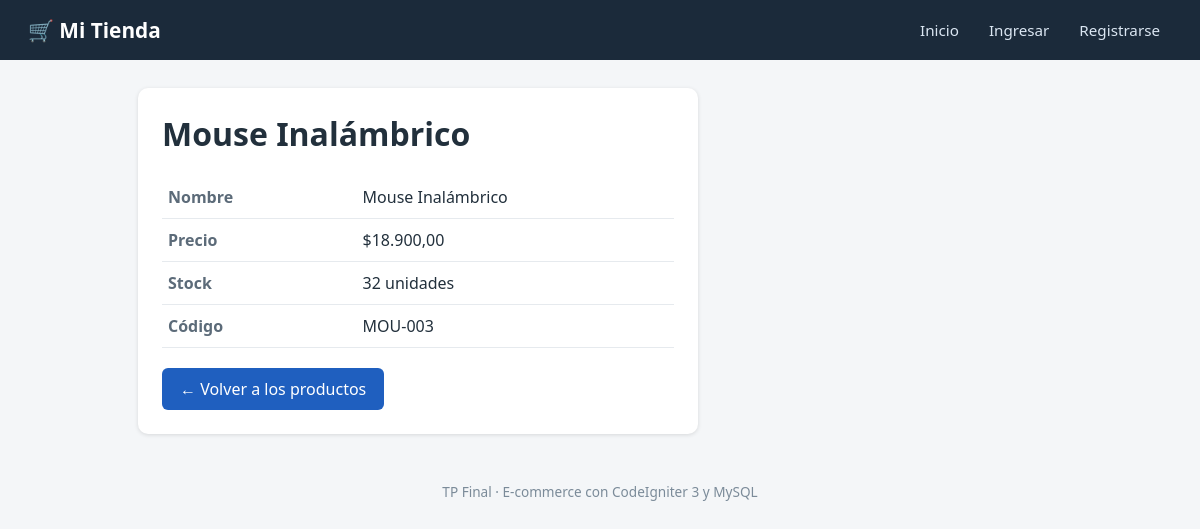
The page /index.php/producto/3 on the database its author committed.
### tables this page shows
CREATE TABLE IF NOT EXISTS productos (
    id     INT AUTO_INCREMENT PRIMARY KEY,
    codigo VARCHAR(20)   NOT NULL UNIQUE,     
    nombre VARCHAR(100)  NOT NULL,
    precio DECIMAL(10,2) NOT NULL,
    stock  INT           NOT NULL DEFAULT 0
);

### application/controllers/Productos.php (called while the page is built, shortened)
<?php
class Productos extends CI_Controller {
    public function __construct() {
        $this->load->model('Producto_model');
    }
    public function ver($id) {
        $producto = $this->Producto_model->obtenerPorId($id);
        $datos['titulo']   = $producto->nombre;
        $datos['producto'] = $producto;
        $this->load->view('productos_detalle', $datos);
    }
}

### index.php (called while the page is built, shortened)
<?php
require_once BASEPATH.'core/CodeIgniter.php';

### application/models/Producto_model.php (called while the page is built, shortened)
<?php
class Producto_model extends CI_Model {
    public function obtenerPorId($id) {
        $this->db->where('id', $id);
        $query = $this->db->get('productos');
        return $query->row();
    }
}

### application/views/productos_detalle.php (the view, shortened to what this page needs)
<div class="detalle">
    <h1><?php echo html_escape($producto->nombre); ?></h1>
    <table>
        <tr><th>Nombre</th><td><?php echo html_escape($producto->nombre); ?></td></tr>
        <tr><th>Precio</th><td>$<?php echo number_format($producto->precio, 2, ',', '.'); ?></td></tr>
        <tr>
            <th>Stock</th>
            <td>
                <?php if ($producto->stock == 0): ?>
                    <span class="stock stock-agotado">Agotado</span>
                <?php else: ?>
                    <?php echo $producto->stock; ?> unidades
                <?php endif; ?>
            </td>
        </tr>
        <tr><th>Código</th><td><?php echo html_escape($producto->codigo); ?></td></tr>
    </table>
    <a class="boton" href="<?php echo site_url('/'); ?>">&larr; Volver a los productos</a>
</div>

### public/css/estilos.css (style rules this page uses)
* { box-sizing: border-box; }
body { font-family: system-ui, "Segoe UI", Arial, sans-serif; background: #f4f6f8; color: #22303c; margin: 0; }
a { color: #1f5fbf; }
h1, h2 { margin-top: 0; }
.detalle { background: #fff; border-radius: 10px; box-shadow: 0 1px 4px rgba(0, 0, 0, .12); padding: 24px; max-width: 560px; }
.detalle table { width: 100%; border-collapse: collapse; margin-bottom: 20px; }
.detalle th, .detalle td { text-align: left; padding: 10px 6px; border-bottom: 1px solid #e6eaee; }
.detalle th { width: 38%; color: #5c6b79; font-weight: 600; }
.boton { display: inline-block; border: none; border-radius: 6px; padding: 10px 18px; background: #1f5fbf; color: #fff; font-size: 1rem; cursor: pointer; text-decoration: none; }

### rows shown on the page
productos: nombre "Mouse Inalámbrico", precio "18.900,00", stock "32", codigo "MOU-003"
